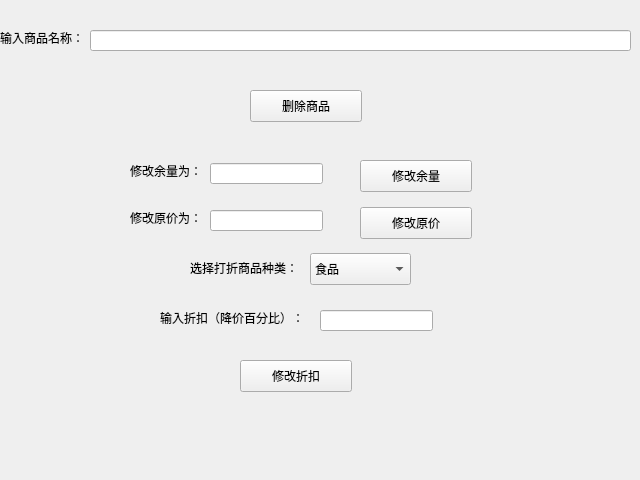
<?xml version="1.0" encoding="UTF-8"?>
<ui version="4.0">
 <class>manageGoods</class>
 <widget class="QWidget" name="manageGoods">
  <property name="geometry">
   <rect>
    <x>0</x>
    <y>0</y>
    <width>640</width>
    <height>480</height>
   </rect>
  </property>
  <property name="windowTitle">
   <string>管理商品</string>
  </property>
  <widget class="QLabel" name="label">
   <property name="geometry">
    <rect>
     <x>0</x>
     <y>30</y>
     <width>91</width>
     <height>16</height>
    </rect>
   </property>
   <property name="text">
    <string>输入商品名称：</string>
   </property>
  </widget>
  <widget class="QLineEdit" name="nameLine">
   <property name="geometry">
    <rect>
     <x>90</x>
     <y>30</y>
     <width>541</width>
     <height>21</height>
    </rect>
   </property>
  </widget>
  <widget class="QPushButton" name="pushButton">
   <property name="geometry">
    <rect>
     <x>250</x>
     <y>90</y>
     <width>112</width>
     <height>32</height>
    </rect>
   </property>
   <property name="text">
    <string>删除商品</string>
   </property>
  </widget>
  <widget class="QLabel" name="label_2">
   <property name="geometry">
    <rect>
     <x>130</x>
     <y>163</y>
     <width>81</width>
     <height>16</height>
    </rect>
   </property>
   <property name="text">
    <string>修改余量为：</string>
   </property>
  </widget>
  <widget class="QLineEdit" name="remainLine">
   <property name="geometry">
    <rect>
     <x>210</x>
     <y>163</y>
     <width>113</width>
     <height>21</height>
    </rect>
   </property>
  </widget>
  <widget class="QPushButton" name="pushButton_2">
   <property name="geometry">
    <rect>
     <x>360</x>
     <y>160</y>
     <width>112</width>
     <height>32</height>
    </rect>
   </property>
   <property name="text">
    <string>修改余量</string>
   </property>
  </widget>
  <widget class="QComboBox" name="comboBox">
   <property name="geometry">
    <rect>
     <x>310</x>
     <y>253</y>
     <width>101</width>
     <height>32</height>
    </rect>
   </property>
   <item>
    <property name="text">
     <string>食品</string>
    </property>
   </item>
   <item>
    <property name="text">
     <string>服装</string>
    </property>
   </item>
   <item>
    <property name="text">
     <string>书籍</string>
    </property>
   </item>
   <item>
    <property name="text">
     <string>电子产品</string>
    </property>
   </item>
  </widget>
  <widget class="QLabel" name="label_3">
   <property name="geometry">
    <rect>
     <x>190</x>
     <y>260</y>
     <width>121</width>
     <height>16</height>
    </rect>
   </property>
   <property name="text">
    <string>选择打折商品种类：</string>
   </property>
  </widget>
  <widget class="QLabel" name="label_4">
   <property name="geometry">
    <rect>
     <x>160</x>
     <y>310</y>
     <width>161</width>
     <height>16</height>
    </rect>
   </property>
   <property name="text">
    <string>输入折扣（降价百分比）：</string>
   </property>
  </widget>
  <widget class="QLineEdit" name="discountLine">
   <property name="geometry">
    <rect>
     <x>320</x>
     <y>310</y>
     <width>113</width>
     <height>21</height>
    </rect>
   </property>
  </widget>
  <widget class="QPushButton" name="pushButton_3">
   <property name="geometry">
    <rect>
     <x>240</x>
     <y>360</y>
     <width>112</width>
     <height>32</height>
    </rect>
   </property>
   <property name="text">
    <string>修改折扣</string>
   </property>
  </widget>
  <widget class="QLineEdit" name="priceLine">
   <property name="geometry">
    <rect>
     <x>210</x>
     <y>210</y>
     <width>113</width>
     <height>21</height>
    </rect>
   </property>
  </widget>
  <widget class="QPushButton" name="pushButton_4">
   <property name="geometry">
    <rect>
     <x>360</x>
     <y>207</y>
     <width>112</width>
     <height>32</height>
    </rect>
   </property>
   <property name="text">
    <string>修改原价</string>
   </property>
  </widget>
  <widget class="QLabel" name="label_5">
   <property name="geometry">
    <rect>
     <x>130</x>
     <y>210</y>
     <width>81</width>
     <height>16</height>
    </rect>
   </property>
   <property name="text">
    <string>修改原价为：</string>
   </property>
  </widget>
 </widget>
 <resources/>
 <connections/>
</ui>
